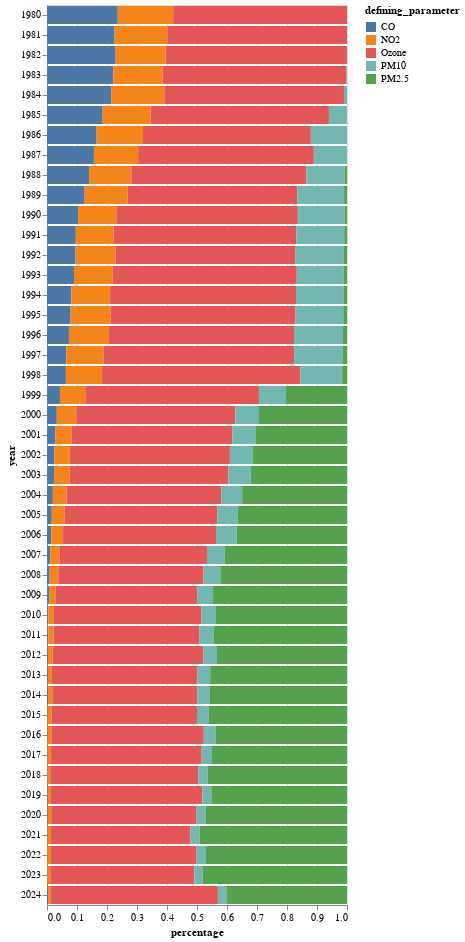

The cell this chart's notebook holds for it:
### Code cell
us_unhealthy_param["percentage"] = (us_unhealthy_param["unhealthy_x"] / us_unhealthy_param["unhealthy_y"]).astype(float)

alt.Chart(us_unhealthy_param).mark_bar().encode(
    x="percentage:Q",
    y="year:N",
    color="defining_parameter:N"
)

### Figure 1 — Vega-Lite specification as saved in the notebook (floating-point values rounded to 4 significant figures; data arrays with more than 128 entries replaced by an {"elided": "..."} marker saying what was removed)
{"config": {"view": {"continuousWidth": 300, "continuousHeight": 300}}, "data": {"name": "data-3f1b28ad3780862e42c9ea244e8c380d"}, "mark": {"type": "bar"}, "encoding": {"color": {"field": "defining_parameter", "type": "nominal"}, "x": {"field": "percentage", "type": "quantitative"}, "y": {"field": "year", "type": "nominal"}}, "$schema": "https://vega.github.io/schema/vega-lite/v5.17.0.json", "datasets": {"data-3f1b28ad3780862e42c9ea244e8c380d": {"elided": "215 records"}}}
